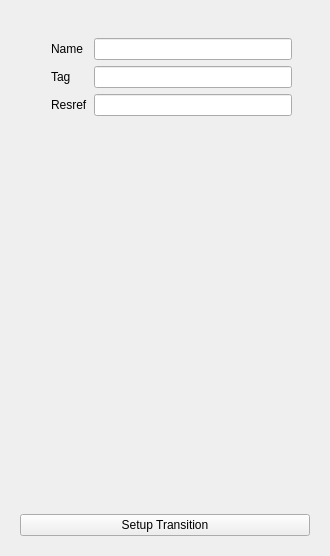
<?xml version="1.0" encoding="UTF-8"?>
<ui version="4.0">
 <class>DoorGeneralView</class>
 <widget class="QWidget" name="DoorGeneralView">
  <property name="geometry">
   <rect>
    <x>0</x>
    <y>0</y>
    <width>330</width>
    <height>556</height>
   </rect>
  </property>
  <property name="windowTitle">
   <string>Form</string>
  </property>
  <layout class="QHBoxLayout" name="horizontalLayout">
   <item>
    <widget class="QWidget" name="widget" native="true">
     <layout class="QVBoxLayout" name="verticalLayout">
      <item>
       <widget class="QWidget" name="widget_5" native="true">
        <property name="sizePolicy">
         <sizepolicy hsizetype="Preferred" vsizetype="Fixed">
          <horstretch>0</horstretch>
          <verstretch>0</verstretch>
         </sizepolicy>
        </property>
        <layout class="QHBoxLayout" name="horizontalLayout_4">
         <item>
          <widget class="QLabel" name="portrait">
           <property name="sizePolicy">
            <sizepolicy hsizetype="Preferred" vsizetype="Fixed">
             <horstretch>0</horstretch>
             <verstretch>0</verstretch>
            </sizepolicy>
           </property>
           <property name="text">
            <string/>
           </property>
           <property name="pixmap">
            <pixmap resource="../../resources.qrc">:/resources/images/portrait_placeholder.png</pixmap>
           </property>
          </widget>
         </item>
         <item>
          <widget class="QWidget" name="widget_2" native="true">
           <property name="sizePolicy">
            <sizepolicy hsizetype="Preferred" vsizetype="Fixed">
             <horstretch>0</horstretch>
             <verstretch>0</verstretch>
            </sizepolicy>
           </property>
           <layout class="QGridLayout" name="gridLayout">
            <item row="0" column="0">
             <widget class="QLabel" name="label">
              <property name="text">
               <string>Name</string>
              </property>
             </widget>
            </item>
            <item row="0" column="1">
             <widget class="StrrefLineEdit" name="name"/>
            </item>
            <item row="1" column="0">
             <widget class="QLabel" name="label_2">
              <property name="text">
               <string>Tag</string>
              </property>
             </widget>
            </item>
            <item row="1" column="1">
             <widget class="QLineEdit" name="tag"/>
            </item>
            <item row="2" column="0">
             <widget class="QLabel" name="label_3">
              <property name="text">
               <string>Resref</string>
              </property>
             </widget>
            </item>
            <item row="2" column="1">
             <widget class="QLineEdit" name="resref"/>
            </item>
           </layout>
          </widget>
         </item>
        </layout>
       </widget>
      </item>
      <item>
       <widget class="QWidget" name="widget_3" native="true">
        <property name="sizePolicy">
         <sizepolicy hsizetype="Preferred" vsizetype="Fixed">
          <horstretch>0</horstretch>
          <verstretch>0</verstretch>
         </sizepolicy>
        </property>
        <layout class="QHBoxLayout" name="horizontalLayout_3">
         <property name="leftMargin">
          <number>0</number>
         </property>
         <property name="topMargin">
          <number>0</number>
         </property>
         <property name="rightMargin">
          <number>0</number>
         </property>
         <property name="bottomMargin">
          <number>0</number>
         </property>
        </layout>
       </widget>
      </item>
      <item>
       <widget class="DoorProperties" name="properties" native="true"/>
      </item>
      <item>
       <widget class="QPushButton" name="loadscreen">
        <property name="text">
         <string>Setup Transition</string>
        </property>
       </widget>
      </item>
     </layout>
    </widget>
   </item>
  </layout>
 </widget>
 <customwidgets>
  <customwidget>
   <class>DoorProperties</class>
   <extends>QWidget</extends>
   <header>doorproperties.h</header>
   <container>1</container>
  </customwidget>
  <customwidget>
   <class>StrrefLineEdit</class>
   <extends>QLineEdit</extends>
   <header>../strreflineedit.h</header>
  </customwidget>
 </customwidgets>
 <resources>
  <include location="../../resources.qrc"/>
 </resources>
 <connections/>
</ui>
